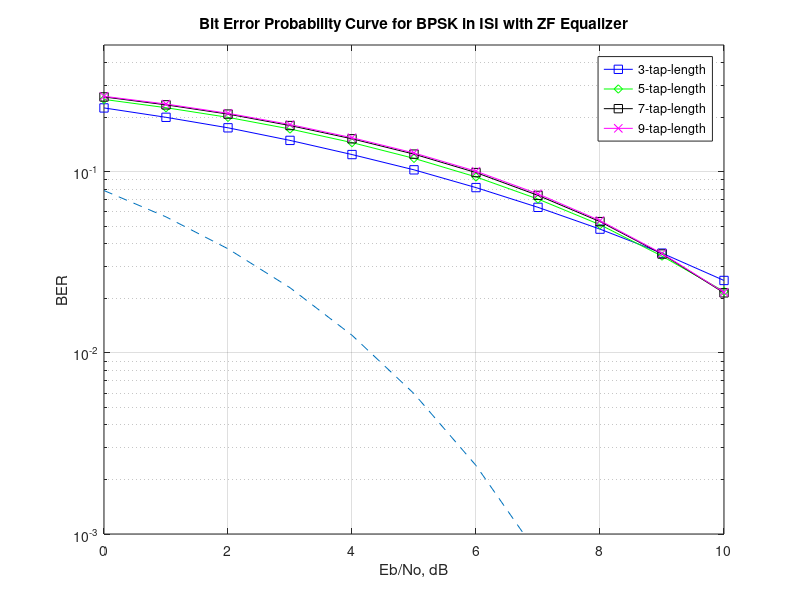

This chart was generated by the following MATLAB code:
clear;                                
clc;                                   
close all; 
%% %%%%%%%%%%%%%%%%%%%%%%%%%%%%%%%%%%%%%%%%%%%%%%%%%%%%%%%%%%%%%%%%%%%%%%%%%%%%%%%%%%%%%%%%%%%%%%%%%%%%
% Number of symbols to generate(Since BPSK, this is equal to no.of bits)
numSymbols = 10^6;

% Multiple Eb/N0 values
EbN0_dB = [0:10]; 

%Number of taps used in the equalizer.
no_of_taps = 4; 

for ii = 1:length(EbN0_dB)

   %% Transmitter
   
   % Generate random binary data
   binaryData = randi([0 1],1,numSymbols); 
   
   % Generate BPSK symbols as impulse train
   bpskSymbols = 2*binaryData-1; 

   %% Characteristics of the channel
   
   %No. of taps 
   nTap = 3;
   
   %The impusle reponse of the channel
   impulse_response = [0.3 0.9 0.4]; 
   
   %% Simulating the effect of a multipath channel.
   channel_output_signal = conv(bpskSymbols,impulse_response);  
   
   %% Noise calculations
   
   %Generating random numbers from a standard normal distribution 
   %with a mean of 0 and variance of 1
   x = randn(1,numSymbols+length(impulse_response)-1); 
   
   %Gaussian noise with mean 0 and variance 1
   gaussian_noise = 1/sqrt(2)*[x + 1j*x]; % white gaussian noise, 0dB variance 
   
   % Noise addition
   noise_power = 10^(-EbN0_dB(ii)/20)*gaussian_noise;
   
   noisy_signal = channel_output_signal + noise_power; 
   
   for kk = 1:no_of_taps

     L  = length(impulse_response);
     
     %Create a Toeplitz matrix that represents 
     %the channel impulse response for the equalizer
     column = [impulse_response([2:end]) zeros(1,2*kk+1-L+1)];
     row = [ impulse_response([2:-1:1]) zeros(1,2*kk+1-L+1) ];
     channel_impulse_response = toeplitz(column, row);
     
     %Create a unit impulse response at the desired tap position
     d  = zeros(1,2*kk+1);
     d(kk+1) = 1;
     
     %Calculate the equalizer coefficients
     equilizer_coefficients  = [inv(channel_impulse_response)*d.'].';

     %% mathched filter
     yFilt = conv(noisy_signal,equilizer_coefficients);
     yFilt = yFilt(kk+2:end); 
     yFilt = conv(yFilt,ones(1,1)); % convolution
     ySamp = yFilt(1:1:numSymbols);  % sampling at time T
   

     %% At the receiver, hard decision decoding is performed 
     recieved_binary_data = real(ySamp)>0;

     % Counting the errors
     no_of_bit_errors(kk,ii) = size(find([binaryData- recieved_binary_data]),2);

   end
   

end

% Simulated BER
simulated_BER = no_of_bit_errors/numSymbols; 

% Theoretical BER
theoryBer = 0.5*erfc(sqrt(10.^(EbN0_dB/10))); 

%% Plotting BER for different no.of taps
close all
figure
semilogy(EbN0_dB,simulated_BER(1,:),'bs-'),'Linewidth';2;
hold on
semilogy(EbN0_dB,simulated_BER(2,:),'gd-'),'Linewidth';2;
semilogy(EbN0_dB,simulated_BER(3,:),'ks-'),'Linewidth';2;
semilogy(EbN0_dB,simulated_BER(4,:),'mx-'),'Linewidth';2;
semilogy(EbN0_dB,theoryBer,'--'),'Linewidth';2;
axis([0 10 10^-3 0.5])
grid on
legend('3-tap-length', '5-tap-length','7-tap-length','9-tap-length');
xlabel('Eb/No, dB');
ylabel('BER');
title('Bit Error Probability Curve for BPSK in ISI with ZF Equalizer');
%% %%%%%%%%%%%%%%%%%%%%%%%%%%%%%%%%%%%%%%%%%%%%%%%%%%%%%%%%%%%%%%%%%%%%%%%%%%%
